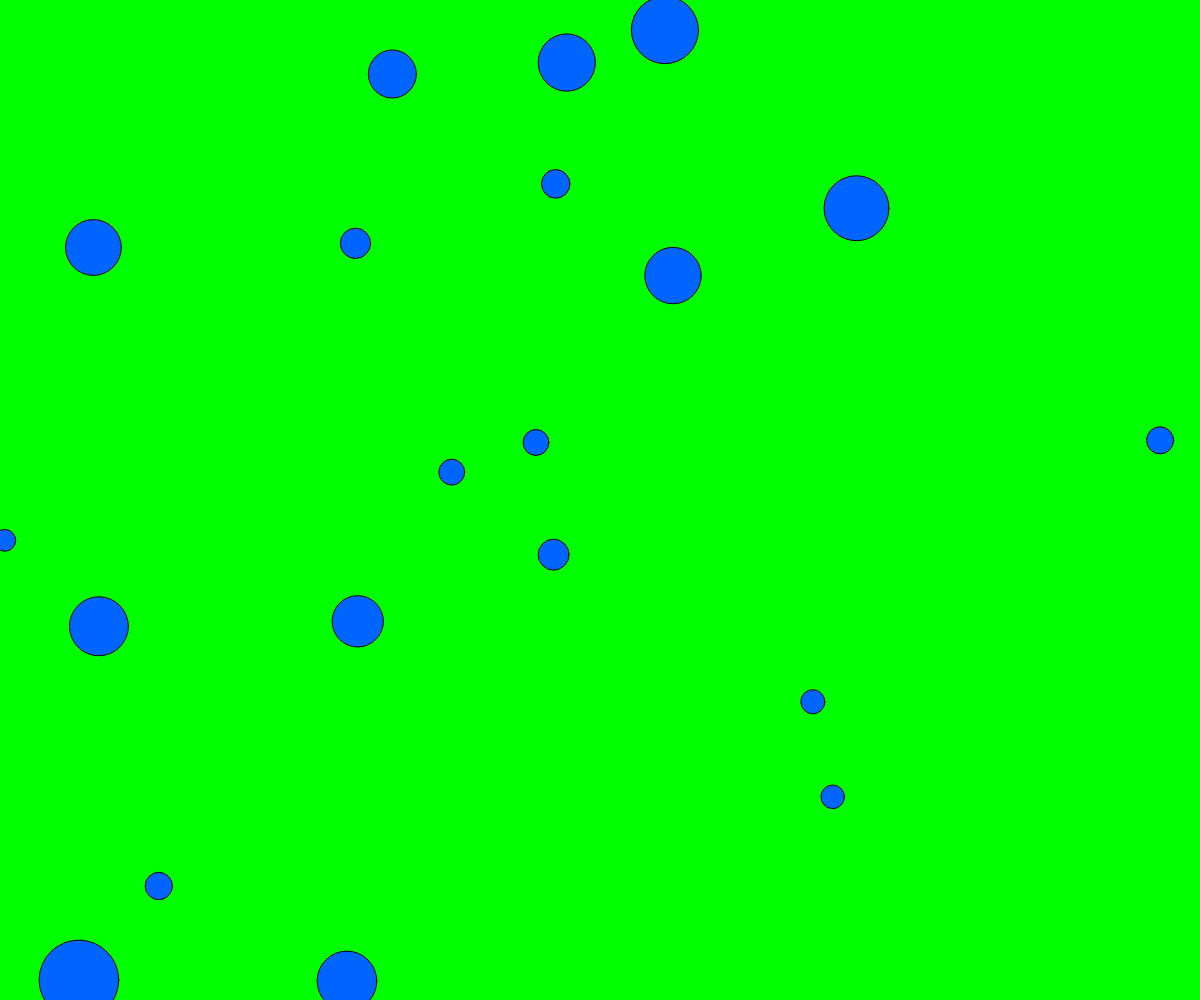
Frame 1 (no input)
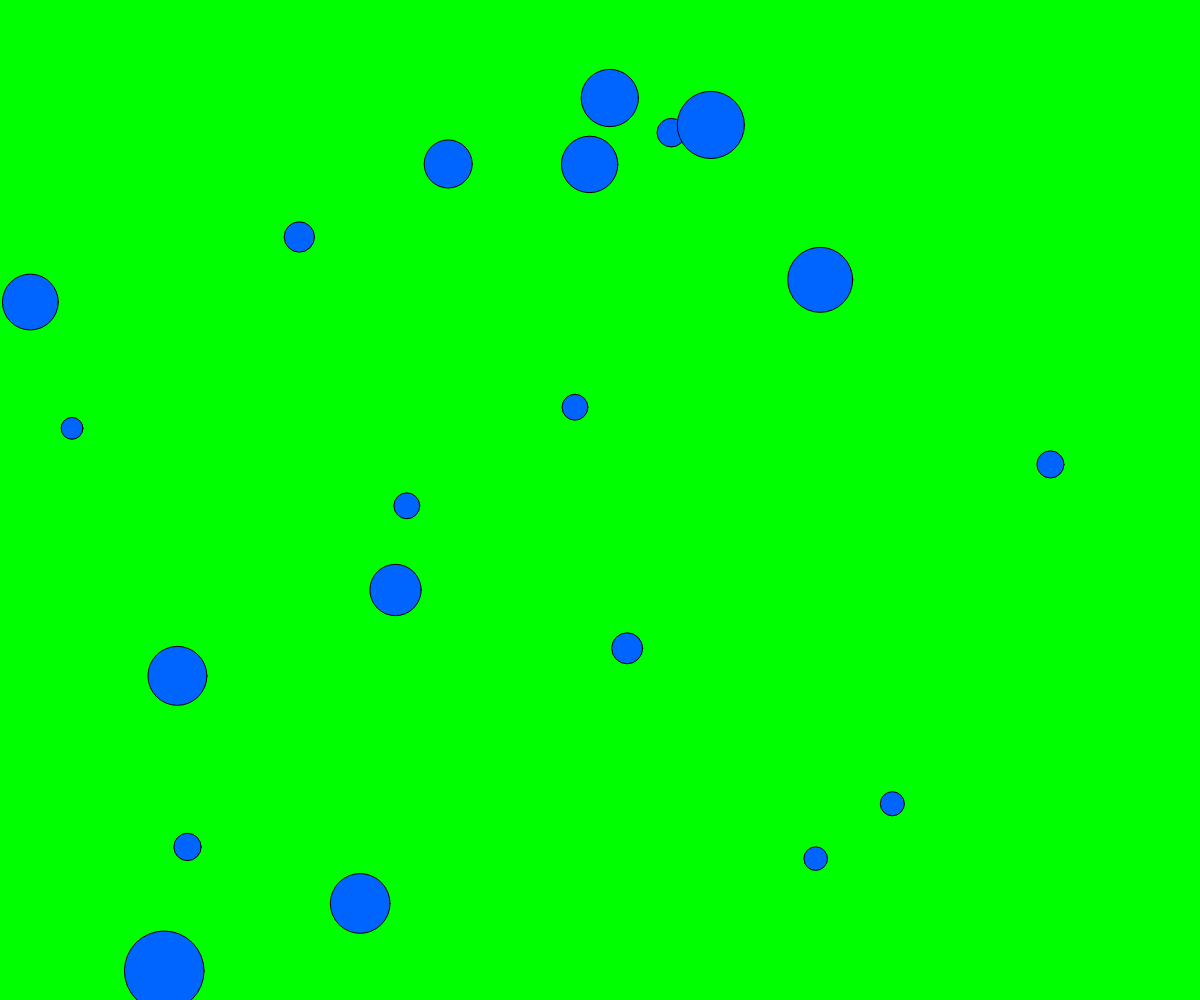
Frame 60 (no input)
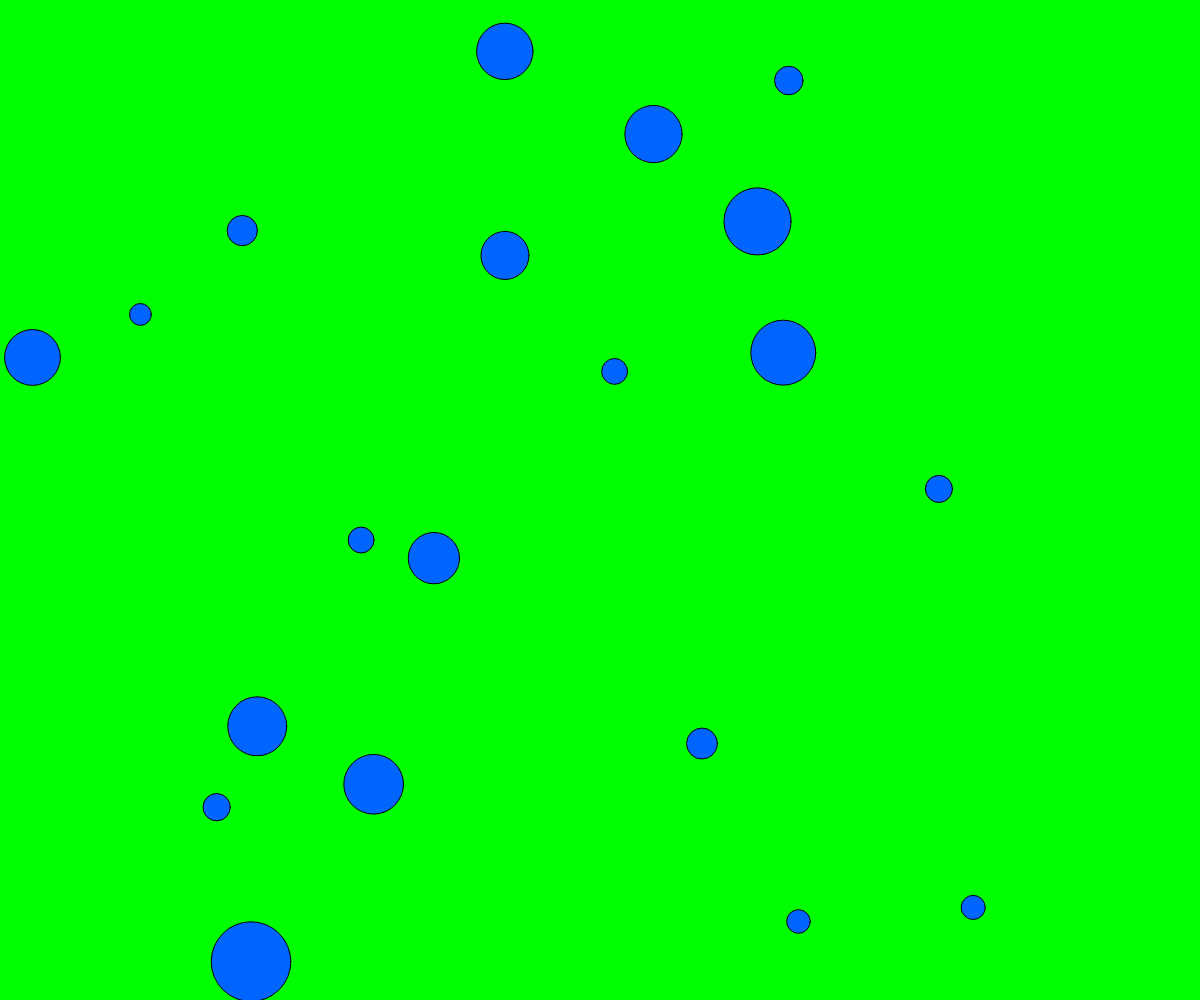
Frame 120 (the mouse pressed at the canvas centre since frame 60)

The p5.js sketch that drew these frames (run headless with seeded random() and noise() and a simulated clock; from frame 60 on, the mouse is pressed at the canvas centre):

// p5.js sketch
// ── sketch.js
let circles = [];

function setup() {
  createCanvas(windowWidth, windowHeight);
  for (let i = 0; i < 20; i++) {
    circles.push({
      x: random(width),
      y: random(height),
      size: random(20, 80),
      speedX: random(-2, 2),
      speedY: random(-2, 2),
    });
  }
}

function draw() {
  background(0, 255, 0);

  for (let circle of circles) {
    circle.x += circle.speedX;
    circle.y += circle.speedY;

    if (circle.x < 0 || circle.x > width) circle.speedX *= -1;
    if (circle.y < 0 || circle.y > height) circle.speedY *= -1;

    fill(0, 100, 255);
    ellipse(circle.x, circle.y, circle.size);
  }
}
